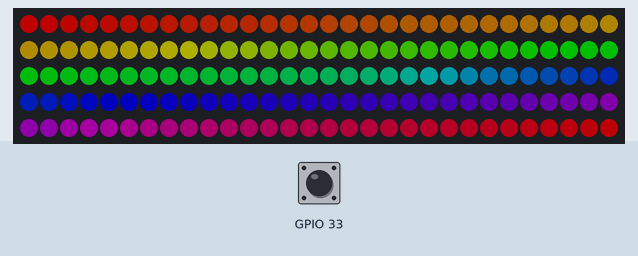
This program was run on a simulated ESP32. Parts: 150 RGB LEDs in strip order, left to right, continuing on the next row. The inputs (shaded band) are chosen by the test bench; at power-on: GPIO 33 HIGH. Dim RGB values are drawn brighter than linear; I2S audio is not simulated (input reads silence); what the program prints to the serial monitor is not drawn. At 2.3 s the program puts the board to deep sleep or switches it off; the recording ends there.

Above: at 1.25 s.
1.3 s: GPIO 33 pulled LOW for 0.15 s
Timing chart, 0 to 2.3 s (numbered marks = the images above; inputs shaded):
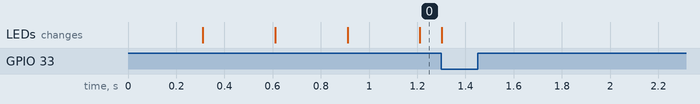

The program:

main.cpp
```cpp
#include <Arduino.h>
#include "esp_wifi.h"
#include "esp_sleep.h"
#include "config.h"

#define BUTTON_PIN_BITMASK 0x200000000 // 2^33 in hex

RTC_DATA_ATTR int bootCount = 0;

/*
  Method to print the reason by which ESP32
  has been awaken from sleep
*/
void print_wakeup_reason() {
  esp_sleep_wakeup_cause_t wakeup_reason;

  wakeup_reason = esp_sleep_get_wakeup_cause();

  switch (wakeup_reason)
  {
    case ESP_SLEEP_WAKEUP_EXT0 : Serial.println("Wakeup caused by external signal using RTC_IO"); break;
    case ESP_SLEEP_WAKEUP_EXT1 : Serial.println("Wakeup caused by external signal using RTC_CNTL"); break;
    case ESP_SLEEP_WAKEUP_TIMER : Serial.println("Wakeup caused by timer"); break;
    case ESP_SLEEP_WAKEUP_TOUCHPAD : Serial.println("Wakeup caused by touchpad"); break;
    case ESP_SLEEP_WAKEUP_ULP : Serial.println("Wakeup caused by ULP program"); break;
    default : Serial.printf("Wakeup was not caused by deep sleep: %d\n", wakeup_reason); break;
  }
}

void setup() {
  Serial.begin(2000000);
  gpio_hold_dis(GPIO_NUM_12);
  ++bootCount;
  Serial.println("Boot number: " + String(bootCount));
  print_wakeup_reason();

  gpio_set_direction(GPIO_NUM_33, GPIO_MODE_INPUT);
  gpio_pullup_en(GPIO_NUM_33);
  led_init();
  setup_mqtt();
  i2s_init();
}

void power_off(void) {
  mode = MODE_OFF;
  delay(500);
  esp_sleep_enable_ext0_wakeup(GPIO_NUM_33, 0);
  gpio_pullup_en(GPIO_NUM_33);
  delay(500);
  gpio_hold_en(GPIO_NUM_12);
  //gpio_deep_sleep_hold_en(GPIO_NUM_12);
  esp_wifi_stop();
  //esp_bt_controller_disable();
  //esp_bluedroid_disable();
  Serial.println("Going to sleep now...");
  esp_deep_sleep_start();
}

void loop() {
  if (gpio_get_level(GPIO_NUM_33) == 0) {
    power_off();
  }
  vTaskDelay(10);
}
```

filter1.h
```cpp
#ifdef __cplusplus
extern "C" {
#endif

/******************************* SOURCE LICENSE *********************************
  Copyright (c) 2018 MicroModeler.

  A non-exclusive, nontransferable, perpetual, royalty-free license is granted to the Licensee to
  use the following Information for academic, non-profit, or government-sponsored research purposes.
  Use of the following Information under this License is restricted to NON-COMMERCIAL PURPOSES ONLY.
  Commercial use of the following Information requires a separately executed written license agreement.

  This Information is distributed WITHOUT ANY WARRANTY; without even the implied warranty of
  MERCHANTABILITY or FITNESS FOR A PARTICULAR PURPOSE.

******************************* END OF LICENSE *********************************/

// A commercial license for MicroModeler DSP can be obtained at http://www.micromodeler.com/launch.jsp

// Begin header file, filter1.h

#ifndef FILTER1_H_ // Include guards
#define FILTER1_H_

static const int filter1_numStages = 2;
static const int filter1_coefficientLength = 10;
extern float filter1_coefficients[10];

typedef struct
{
  float state[8];
  float output;
} filter1Type;

typedef struct
{
  float *pInput;
  float *pOutput;
  float *pState;
  float *pCoefficients;
  short count;
} filter1_executionState;


filter1Type *filter1_create( void );
void filter1_destroy( filter1Type *pObject );
void filter1_init( filter1Type * pThis );
void filter1_reset( filter1Type * pThis );
#define filter1_writeInput( pThis, input )  \
  filter1_filterBlock( pThis, &(input), &(pThis)->output, 1 );

#define filter1_readOutput( pThis )  \
  (pThis)->output

int filter1_filterBlock( filter1Type * pThis, float * pInput, float * pOutput, unsigned int count );
#define filter1_outputToFloat( output )  \
  (output)

#define filter1_inputFromFloat( input )  \
  (input)

void filter1_filterBiquad( filter1_executionState * pExecState );
#endif // FILTER1_H_


#ifdef __cplusplus
} // extern "C"
#endif
```

filter1.c
```cpp
// (licence header left out)
// A commercial license for MicroModeler DSP can be obtained at http://www.micromodeler.com/launch.jsp

#include "filter1.h"

#include <stdlib.h> // For malloc/free
#include <string.h> // For memset

float filter1_coefficients[10] =
{
  // Scaled for floating point

  0.9962838470041907, -1.9925676940083814, 0.9962838470041907, 1.9947405124091158, -0.9947486108316238,// b0, b1, b2, a1, a2
  1, -2, 1, 1.997813341671618, -0.9978214525694677// b0, b1, b2, a1, a2

};


filter1Type *filter1_create( void )
{
  filter1Type *result = (filter1Type *)malloc( sizeof( filter1Type ) ); // Allocate memory for the object
  filter1_init( result );                     // Initialize it
  return result;                                // Return the result
}

void filter1_destroy( filter1Type *pObject )
{
  free( pObject );
}

void filter1_init( filter1Type * pThis )
{
  filter1_reset( pThis );

}

void filter1_reset( filter1Type * pThis )
{
  memset( &pThis->state, 0, sizeof( pThis->state ) ); // Reset state to 0
  pThis->output = 0;                  // Reset output

}

int filter1_filterBlock( filter1Type * pThis, float * pInput, float * pOutput, unsigned int count )
{
  filter1_executionState executionState;          // The executionState structure holds call data, minimizing stack reads and writes
  if ( ! count ) return 0;                        // If there are no input samples, return immediately
  executionState.pInput = pInput;                 // Pointers to the input and output buffers that each call to filterBiquad() will use
  executionState.pOutput = pOutput;               // - pInput and pOutput can be equal, allowing reuse of the same memory.
  executionState.count = count;                   // The number of samples to be processed
  executionState.pState = pThis->state;                   // Pointer to the biquad's internal state and coefficients.
  executionState.pCoefficients = filter1_coefficients;    // Each call to filterBiquad() will advance pState and pCoefficients to the next biquad

  // The 1st call to filter1_filterBiquad() reads from the caller supplied input buffer and writes to the output buffer.
  // The remaining calls to filterBiquad() recycle the same output buffer, so that multiple intermediate buffers are not required.

  filter1_filterBiquad( &executionState );    // Run biquad #0
  executionState.pInput = executionState.pOutput;         // The remaining biquads will now re-use the same output buffer.

  filter1_filterBiquad( &executionState );    // Run biquad #1

  // At this point, the caller-supplied output buffer will contain the filtered samples and the input buffer will contain the unmodified input samples.
  return count;   // Return the number of samples processed, the same as the number of input samples

}

void filter1_filterBiquad( filter1_executionState * pExecState )
{
  // Read state variables
  float w0, x0;
  float w1 = pExecState->pState[0];
  float w2 = pExecState->pState[1];

  // Read coefficients into work registers
  float b0 = *(pExecState->pCoefficients++);
  float b1 = *(pExecState->pCoefficients++);
  float b2 = *(pExecState->pCoefficients++);
  float a1 = *(pExecState->pCoefficients++);
  float a2 = *(pExecState->pCoefficients++);

  // Read source and target pointers
  float *pInput  = pExecState->pInput;
  float *pOutput = pExecState->pOutput;
  short count = pExecState->count;
  float accumulator;

  // Loop for all samples in the input buffer
  while ( count-- )
  {
    // Read input sample
    x0 = *(pInput++);

    // Run feedback part of filter
    accumulator  = w2 * a2;
    accumulator += w1 * a1;
    accumulator += x0 ;

    w0 = accumulator ;

    // Run feedforward part of filter
    accumulator  = w0 * b0;
    accumulator += w1 * b1;
    accumulator += w2 * b2;

    w2 = w1;    // Shuffle history buffer
    w1 = w0;

    // Write output
    *(pOutput++) = accumulator ;
  }

  // Write state variables
  *(pExecState->pState++) = w1;
  *(pExecState->pState++) = w2;

}
```

i2s_microphone.cpp
```cpp
#include <Arduino.h>
#include <driver/i2s.h>
#include <limits.h>
#include "filter1.h"
#include <arduinoFFT.h>
#include "config.h"

const i2s_port_t I2S_PORT = I2S_NUM_0;

filter1Type * f1;
arduinoFFT FFT = arduinoFFT();

struct rms_state rms_fast_t = {RMS_INITIAL, RMS_SAMPLES, 1UL * RMS_SAMPLES * RMS_INITIAL * RMS_INITIAL};

int32_t samples[I2S_BLOCK_SIZE];
float samples_mirror[I2S_BLOCK_SIZE];
float samples_filtered[I2S_BLOCK_SIZE];

double vReal[I2S_BLOCK_SIZE];
double vImag[I2S_BLOCK_SIZE];
double fft_bins[N_PIXELS];

static TaskHandle_t xI2STaskHandle;

void i2s_setup() {
  Serial.println("Configuring I2S...");
  esp_err_t err;

  // The I2S config as per the example
  const i2s_config_t i2s_config = {
    .mode = i2s_mode_t(I2S_MODE_MASTER | I2S_MODE_RX), // Receive, not transfer
    .sample_rate = 16000,
    .bits_per_sample = I2S_BITS_PER_SAMPLE_32BIT, // could only get it to work with 32bits
    .channel_format = I2S_CHANNEL_FMT_ONLY_RIGHT, // although the SEL config should be left, it seems to transmit on right
    .communication_format = i2s_comm_format_t(I2S_COMM_FORMAT_I2S | I2S_COMM_FORMAT_I2S_LSB),
    .intr_alloc_flags = ESP_INTR_FLAG_LEVEL1,     // Interrupt level 1
    .dma_buf_count = 4,                           // number of buffers
    .dma_buf_len = I2S_BLOCK_SIZE                     // samples per buffer
  };

  // The pin config as per the setup
  const i2s_pin_config_t pin_config = {
    .bck_io_num = 14,   // BCKL
    .ws_io_num = 15,    // LRCL
    .data_out_num = -1, // not used (only for speakers)
    .data_in_num = 32   // DOUT
  };

  // Configuring the I2S driver and pins.
  // This function must be called before any I2S driver read/write operations.
  err = i2s_driver_install(I2S_PORT, &i2s_config, 0, NULL);
  if (err != ESP_OK) {
    Serial.printf("Failed installing driver: %d\n", err);
    while (true);
  }
  err = i2s_set_pin(I2S_PORT, &pin_config);
  if (err != ESP_OK) {
    Serial.printf("Failed setting pin: %d\n", err);
    while (true);
  }
  Serial.println("I2S driver installed.");

  Serial.println("Create audio filter.");
  f1 = filter1_create();

}

float rms_filter(float sample, struct rms_state * state)
{
  state->sum_squares -= state->sum_squares / state->nbr_of_samples;
  state->sum_squares += sample * sample;
  if (state->rms == 0) state->rms = 1;    /* do not divide by zero */
  state->rms = (state->rms + state->sum_squares / state->nbr_of_samples / state->rms) / 2.0f;
  return state->rms;
}

void fft_stuff(float * data, size_t size)
{
  for (int i = 0; i < size; i++)
  {
    vReal[i] = data[i];
    vImag[i] = 0.0;
  }
  for (int i = 0; i < N_PIXELS; i++)
  {
    fft_bins[i] = 0.0;
  }

  FFT.Windowing(vReal, size, FFT_WIN_TYP_HAMMING, FFT_FORWARD);
  FFT.Compute(vReal, vImag, size, FFT_FORWARD);
  FFT.ComplexToMagnitude(vReal, vImag, size);

  const int max_size = size / 4;
  double fft_data[max_size];
  memcpy(fft_data, vReal + 2, max_size * sizeof(double));

  if (N_PIXELS > max_size)
  {
    for (int i = 0; i < N_PIXELS; i++) {
      int bin = max_size * i / N_PIXELS;
      fft_bins[i] += fft_data[bin];
    }
  }
  else
  {
    for (int i = 0; i < max_size; i++) {
      int bin = lroundf(1.0f * N_PIXELS * i / max_size);
      fft_bins[bin] += fft_data[i];
    }
  }

  copy_to_fft(fft_bins);

#if 0
  for (int i = 0; i < N_PIXELS; i++)
  {
    Serial.printf("%2.1f ", fft_bins[i]);
  }
  Serial.println();
#endif
}

void i2s_loop(void *) {
  i2s_setup();
  for (;;) {
    size_t samples_read = 0;

    int status = i2s_read(I2S_PORT,
                          samples,
                          I2S_BLOCK_SIZE,     // the doc says bytes, but its elements.
                          &samples_read,
                          portMAX_DELAY); // no timeout

    if (samples_read != I2S_BLOCK_SIZE)
    {
      Serial.println("Wrong size read");
      continue;
    }

    samples_read /= 4;
    if (samples_read > 0) {
      static float maxenvelope = 0;

      float maxval = -2147483648;
      float minval = 2147483648;
      for (int i = 0; i < samples_read; i++) {
        samples_mirror[i] = samples[i] / 3518234624.0f;
      }

      filter1_filterBlock( f1, samples_mirror, samples_filtered, samples_read );
      fft_stuff(samples_mirror, samples_read);


      for (int i = 0; i < samples_read; i++) {
        rms_filter(samples_filtered[i], &rms_fast_t);
        //Serial.println(samples_filtered[i]);

        minval = fmin(minval, samples_filtered[i]);
        maxval = fmax(maxval, samples_filtered[i]);
      }

      float envelope = (maxval - minval);
      rms_filter(envelope, &rms_fast_t);
    }
  }
}

void i2s_enable_update(bool en)
{
  if (en)
  {
    vTaskResume(xI2STaskHandle);
  }
  else
  {
    vTaskSuspend(xI2STaskHandle);
  }
}

void i2s_init() {
  xTaskCreatePinnedToCore(
    i2s_loop, /* Function to implement the task */
    "I2S", /* Name of the task */
    10000,  /* Stack size in words */
    NULL,  /* Task input parameter */
    4 ,  /* Priority of the task */
    &xI2STaskHandle,  /* Task handle. */
    0); /* Core where the task should run */
}

// actually we would need to call `i2s_driver_uninstall(I2S_PORT)` upon exit.
```

led.cpp
```cpp
#include <Arduino.h>
#include <FastLED.h>
#include "config.h"

#define TOP       (N_PIXELS +1)

enum MODE mode = MODE_PULSE;

double fft_bins_copy[N_PIXELS];
float fft_factor = 1.0f;
void copy_to_fft(double * src) {
  memcpy(fft_bins_copy, src, sizeof(fft_bins_copy));
}

// This is an array of leds.  One item for each led in your strip.
CRGB leds[N_PIXELS];
CRGBPalette16 currentPalette = RainbowColors_p;
TBlendType    currentBlending = LINEARBLEND;

float rms_multiplier = 2.0f;
float input_threshold = 0.4f;

static TaskHandle_t xLedTaskHandle;

float clamp(float val, float maxval, float minval)
{
  return fmax(fmin(val, maxval), minval);
}

void updateLEDSOffMode() {
  for (int i = 0; i < N_PIXELS; i++) {
    leds[i] = CRGB::Black;
  }
}

void updateLEDSAudioMode() {
  float level = fmax(rms_fast_t.rms * 2.0f - input_threshold, 0.0f) / (1.0f - input_threshold);
  float inter = clamp(level, 1.0f, 0.0f);

  int height = (int)(inter * TOP);

  for (int i = 0; i < N_PIXELS; i++) {
    if (i >= height)
      leds[i] = CRGB::Black;
    else
      leds[i] = ColorFromPalette( currentPalette, 255 * i / N_PIXELS, 255, currentBlending);
  }
}

void updateLEDSAudioHalfMode() {
  float level = fmax(rms_fast_t.rms * 2.0f - input_threshold, 0.0f) / (1.0f - input_threshold);
  float inter = clamp(level, 1.0f, 0.0f);

  int height = (int)(inter * TOP);

  for (int i = 0; i < N_PIXELS; i++) {
    if (i < height/2)
      leds[i] = ColorFromPalette( currentPalette, 255 * i / N_PIXELS, 255, currentBlending);
    else if (i >= (N_PIXELS-height/2))
      leds[i] = ColorFromPalette( currentPalette, 255 * i / N_PIXELS, 255, currentBlending);
    else
      leds[i] = CRGB::Black;
  }
}

void updateLEDSRunMode() {
  static int led_runner = 0;
  for (int i = 0; i < N_PIXELS; i++) {
    if (i == led_runner
#if MULTI_LED_RUN
        || (i == (led_runner + 20) % N_PIXELS)
        || (i == (led_runner + 30) % N_PIXELS)
        || (i == (led_runner + 40) % N_PIXELS)
        || (i == (led_runner + 50) % N_PIXELS)
#endif
        || (i == (led_runner + N_PIXELS/2) % N_PIXELS)
       ) {
      leds[i] = ColorFromPalette( currentPalette, 255 * i / N_PIXELS, 255, currentBlending);
    }
    else {
      leds[i] = CRGB::Black;
    }
  }
  led_runner = (led_runner + 1) % N_PIXELS;
}

void updateLEDSPulseMode() {
  static int led_runner = 0;
  static int direction = 1;
  for (int i = 0; i < N_PIXELS; i++) {
    leds[i] = ColorFromPalette( currentPalette, 255 * i / N_PIXELS, led_runner, currentBlending);
  }
  led_runner = (led_runner + direction);
  if (led_runner == 100)
    direction = -1;
  else if (led_runner == 0)
    direction = 1;
}

void updateLEDSFFTMode() {
  for (int i = 0; i < N_PIXELS; i++) {
    leds[i] = ColorFromPalette(currentPalette, 255 * i / N_PIXELS, min((int)(N_PIXELS * fft_bins_copy[i] * fft_factor), 255), currentBlending);
  }
}

void updateLEDS()
{
  if (mode == MODE_AUDIO)
  {
    updateLEDSAudioMode();
  }
  else if (mode == MODE_RUN)
  {
    updateLEDSRunMode();
  }
  else if (mode == MODE_AUDIO_HALF)
  {
    updateLEDSAudioHalfMode();
  }
  else if (mode == MODE_FFT)
  {
    updateLEDSFFTMode();
  }
  else if (mode == MODE_OFF)
  {
    updateLEDSOffMode();
  }
  else if (mode == MODE_PULSE)
  {
    updateLEDSPulseMode();
  }
  FastLED.show();
}

void led_enable_update(bool en)
{
  if (en)
  {
    vTaskResume(xLedTaskHandle);
  }
  else
  {
    vTaskSuspend(xLedTaskHandle);
  }
}

void led_loop(void *)
{
  TickType_t xLastWakeTime;
  const TickType_t xFrequency = pdMS_TO_TICKS(LED_UPDATE_EVERY_MS);

  FastLED.addLeds<WS2811, LED_PIN, RGB>(leds, N_PIXELS);
  xLastWakeTime = xTaskGetTickCount ();
  for (;;) {
    updateLEDS();
    vTaskDelayUntil( &xLastWakeTime, xFrequency );
  }
}

void led_init() {
  xTaskCreatePinnedToCore(
    led_loop, /* Function to implement the task */
    "LED", /* Name of the task */
    10000,  /* Stack size in words */
    NULL,  /* Task input parameter */
    3,  /* Priority of the task */
    &xLedTaskHandle,  /* Task handle. */
    1); /* Core where the task should run */
}
```

config.h
```cpp
#ifndef CONFIG_H
#define CONFIG_H

#include <FastLED.h>

#define CONFIG_FREERTOS_USE_TICKLESS_IDLE (1)

const int N_PIXELS = 150;  // Number of pixels you are using
const int I2S_BLOCK_SIZE = 1024;
const float RMS_INITIAL = 0.1f;
const int RMS_SAMPLES = 80;
const int LED_PIN = 12;
#define LED_UPDATE_EVERY_MS (10)

#define SSID "SAMBAND"
#define PASSWD "AardvarkBadgerHedgehog"
#define MQTT_SERVER "192.168.4.1"

enum MODE {
  MODE_AUDIO,
  MODE_AUDIO_HALF,
  MODE_RUN,
  MODE_FFT,
  MODE_OFF,
  MODE_PULSE
};

extern enum MODE mode;

void copy_to_fft(double * src);

struct rms_state {
  float rms;
  int nbr_of_samples;
  float sum_squares;
};

extern struct rms_state rms_fast_t;

extern CRGBPalette16 currentPalette;
extern float input_threshold;
extern float fft_factor;

//extern TBlendType    currentBlending;
void led_init();
void setup_wifi(void);
void power_off(void);
void setup_mqtt(void);
void mqtt_loop(void);
void i2s_init(void);
float clamp(float val, float maxval, float minval);
void i2s_enable_update(bool en);
void led_enable_update(bool en);

#endif /* CONFIG_H */
```
